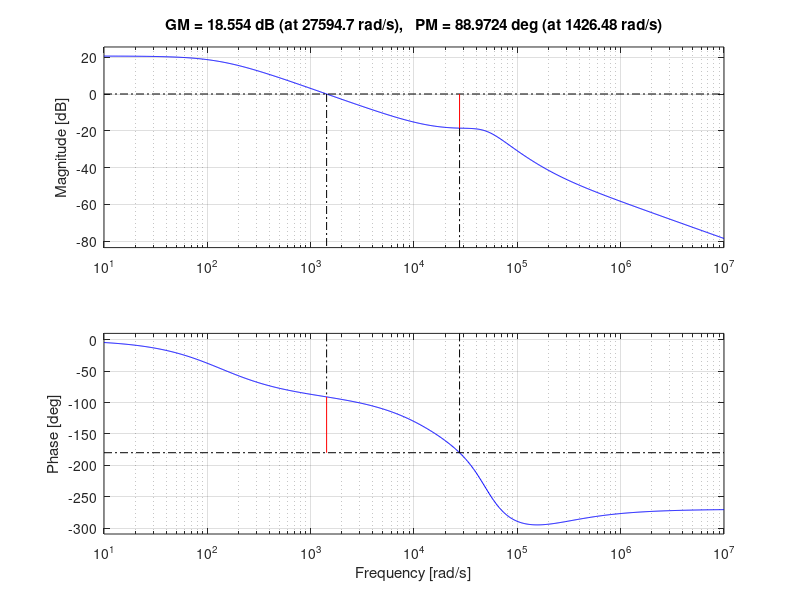
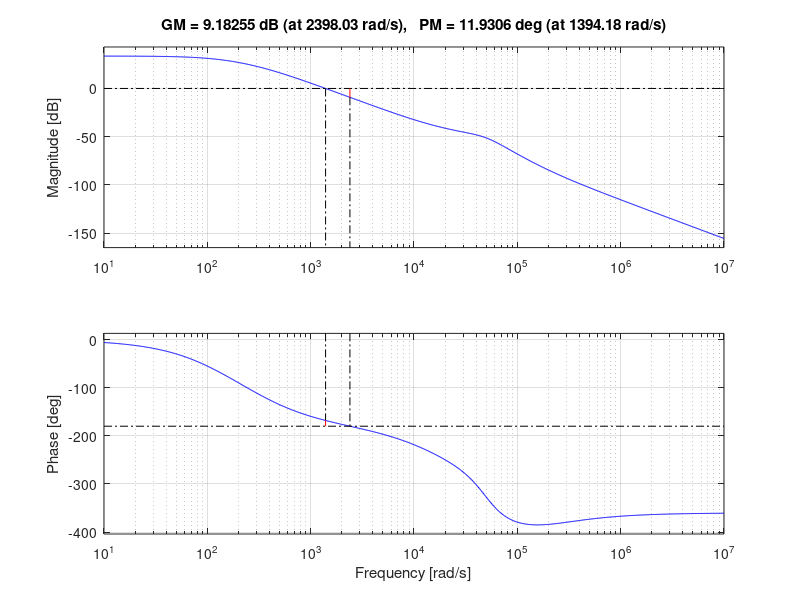
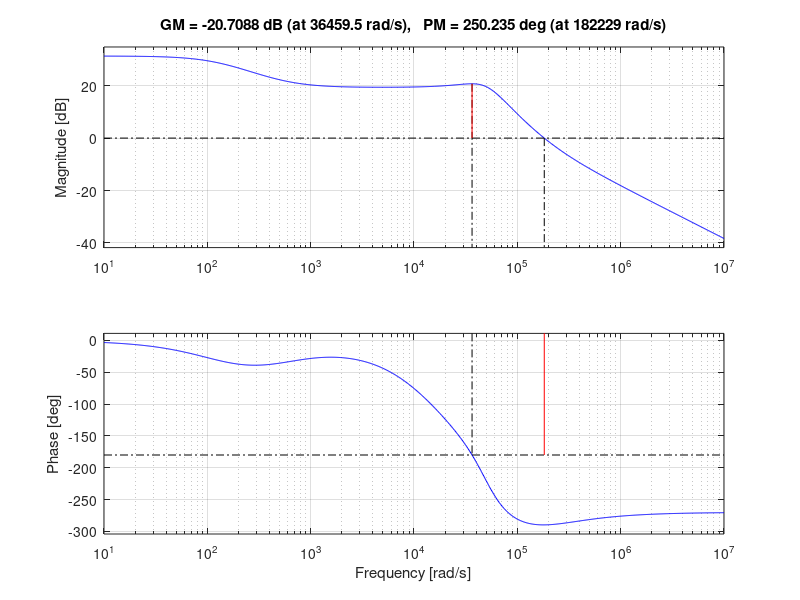

MATLAB code for these plots, in order:
s = tf('s');

fBW = 4410;

Nps = 1;
Rout = 8.4;
Rcs = 0.167;
Acs = 1.65;
D = 0.447;
tL = 1.374;
M = 0.808;

Cz = 10*10^(-9);
Rz = 36083;
RFB2 = 1000;
CFB = 9.021*10^(-9);
R1 = 18000;
R2 = 2400;

R8 = 7517;
C9 = 40.07*10^(-9);
C10 = 1.38*10^(-9);

Rpar = 2200;
Gain = R8/Rpar;

wzero = 1 / (2*pi*R8*C9);
wpole = 1 / (2*pi*R8*((C9*C10)/(C9+C10)));

G0 = ((Rout*Nps)/(Rcs*Acs))*(1/(((1-D)^2/tL) + (2*M)+1));
%Gs = ((1+s*Cz*Rz)/(s*Cz))*(R1/R2)*(1/(s*CFB*RFB2+1));
%Gs1 = Gain * ((1+s/(fBW/2))/(1+s/(fBW*2)));
%Gs2 = 2.839*((1+s/(4000))/(1+s/(3000)));
%Gs3 = 5 * ((1+s/(700))/(1+s/(1700)));

wesr = 189470;
wrhpz = 15851;

wp1 = 132.807;
wp2 = 50000;

Gcomp1 = Gain * (1+s/wpole)/(1+s/wzero);
Gcomp2 = Gain * (1+s/wzero)/(1+s/wpole);

sys = G0 * (((1+s/wesr)*(1-s/wrhpz))/(1+s/wp1)) * (1/(1+(s/wp2)+(s^2/wp2^2)));
sys1 = sys * (1 / (1+s/314)) * 4.45;
sys2 = sys * Gcomp1;
sys3 = sys * Gcomp2;


figure(1)
bode(sys)
margin(sys)
 
figure(2)
bode(sys1)
margin(sys1)

figure(3)
bode(sys3)
margin(sys3)
% 
% figure(7)
% step(sys3)
